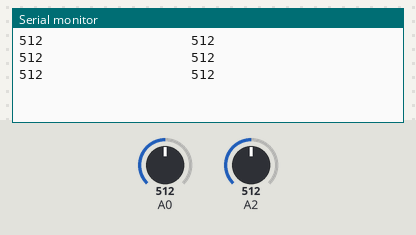
Bench run of a sketch on a simulated Arduino Uno, built with avr-gcc and run on an emulated ATmega328P. On the bench: the last lines printed to the serial monitor. The test bench sets the inputs (shaded band); at power-on: A0 = 512, A2 = 512.

Above: at 1.2 s.
1.3 s: A0 set to 716
At 1.86 s:
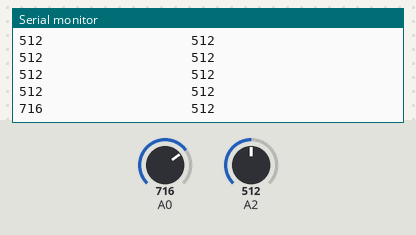
2.8 s: A2 set to 716
At 3.06 s:
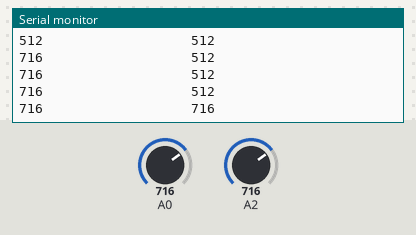
4.3 s: A0 set to 900
At 4.66 s:
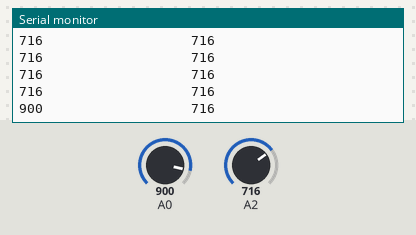
5.8 s: A2 set to 900
At 5.87 s:
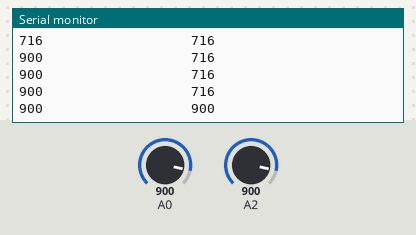
Timing chart, 0 to 8.3 s (numbered marks = the images above; inputs shaded):
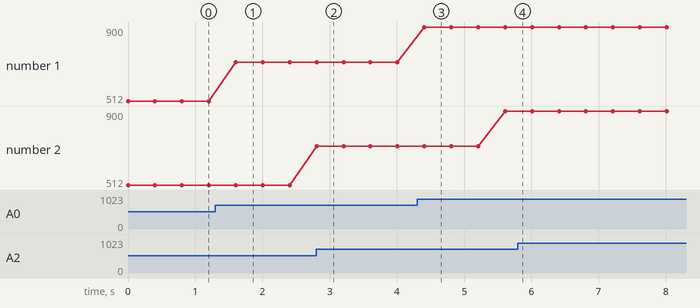

The sketch:

sketch_apr24a.ino
```cpp
void setup() {

pinMode(A0,INPUT);
pinMode(A2,INPUT);
Serial.begin(9600);

}

void loop() {
Serial.print(analogRead(A0));
Serial.print("                   ");
delay(200);
Serial.println(analogRead(A2));
delay(200);


}
```

Measured:
- after the input at 1.3 s, the serial monitor: prints a new line after 0.30 s (image 1)
- after the input at 2.8 s, the serial monitor: prints a new line at once (image 2)
- after the input at 4.3 s, the serial monitor: prints a new line after 0.11 s (image 3)
- plotted number 1: 512 → 716 after the input at 1.3 s, 716 → 900 after the input at 4.3 s
- plotted number 2: 716 → 900 after the input at 4.3 s
